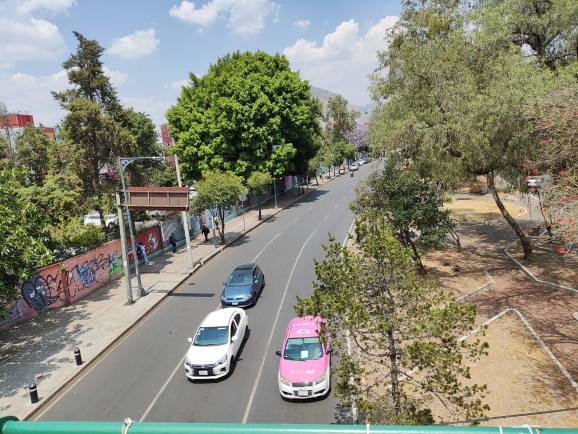
#> input picture imagenesGeneradas/Autos3_1/Autos3.jpg, 1156 x 868 px (shown at 1/2 size)
$ python -i ProcesamientoImagenes.py   (imports and definitions only)
#> lines starting #> are read from the running program, lines starting #| are printed output that depends on the picture
import tkinter as tk
from io import BytesIO
from tkinter import filedialog
import cv2
import numpy as np
import ctypes
import matplotlib.pyplot as plt
from PIL import Image
from fontTools.misc.textTools import tostr


# [289 lines that did not run here, left out]

>>> import cv2
>>> picture = cv2.imread('imagenesGeneradas/Autos3_1/Autos3.jpg', cv2.IMREAD_GRAYSCALE)
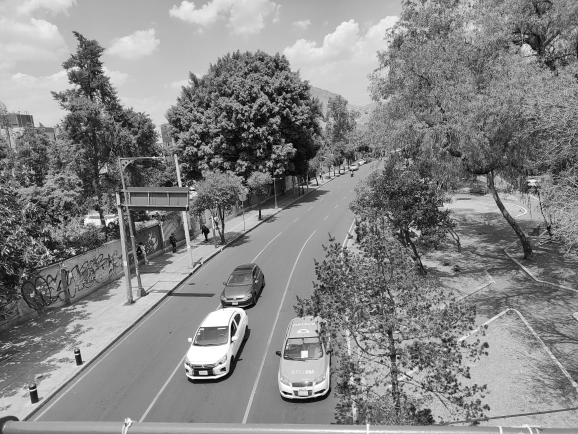
#> picture: shape (868, 1156) (shown at 1/2 size); min 0, max 255, mean 133.5
#> (the run stopped early here; a loop or call above may not have finished)
